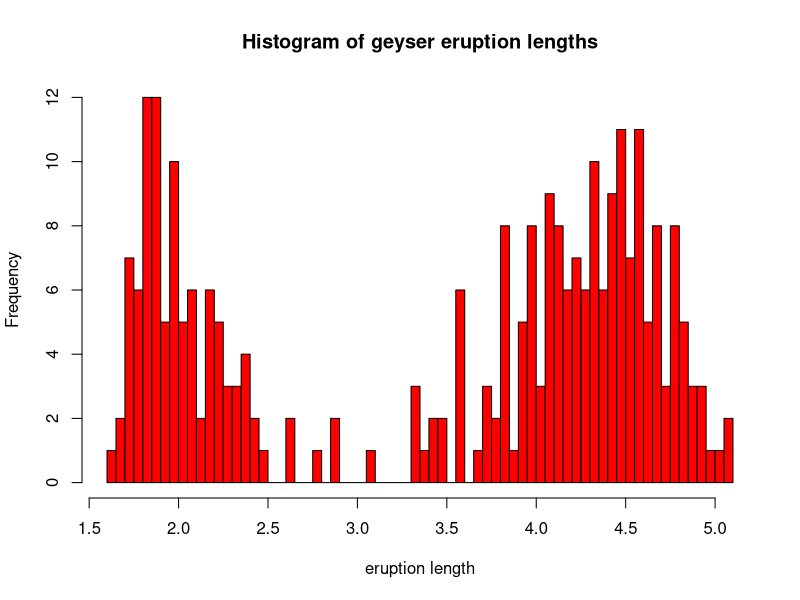
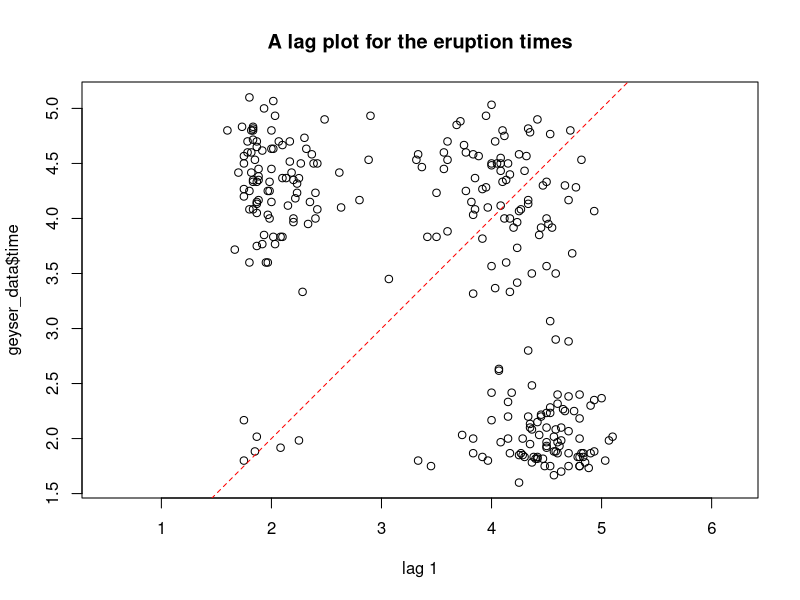
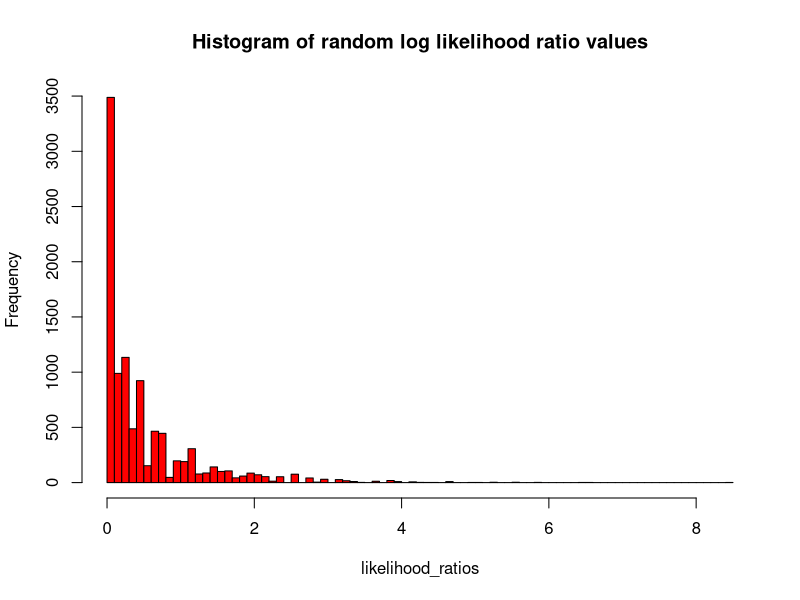
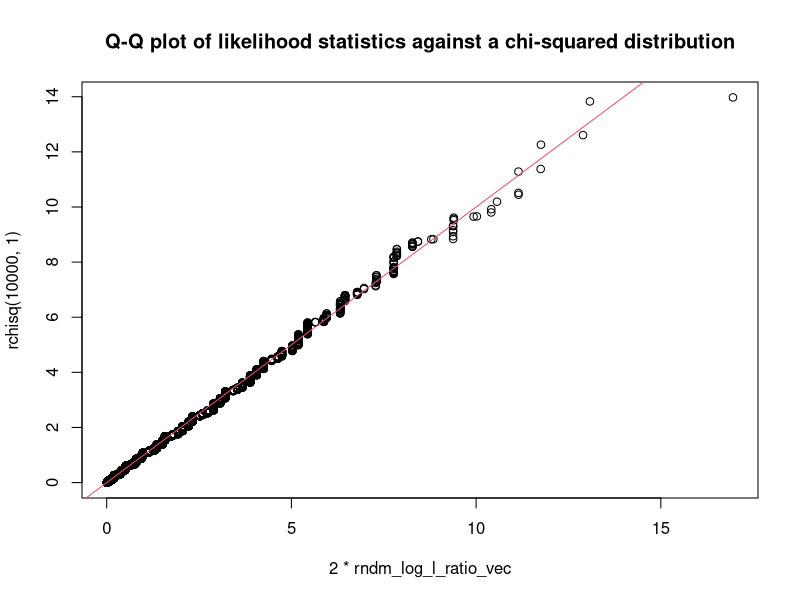
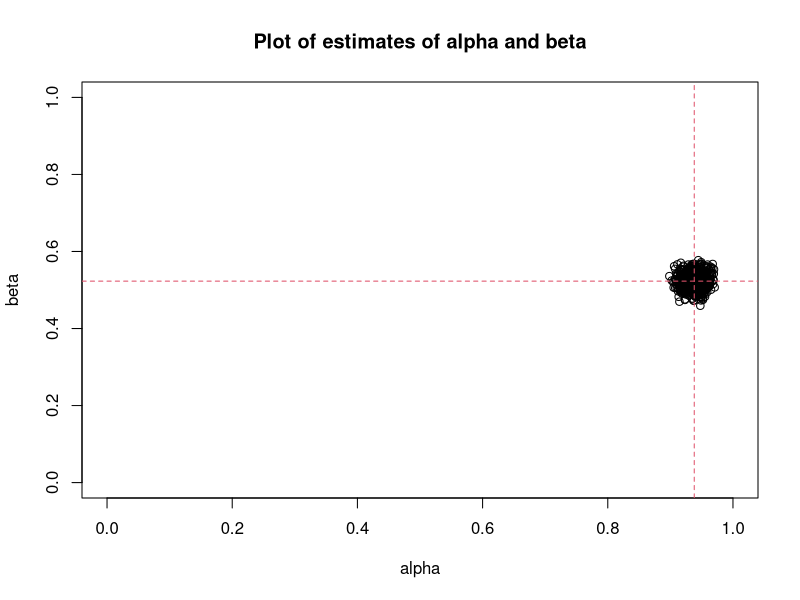
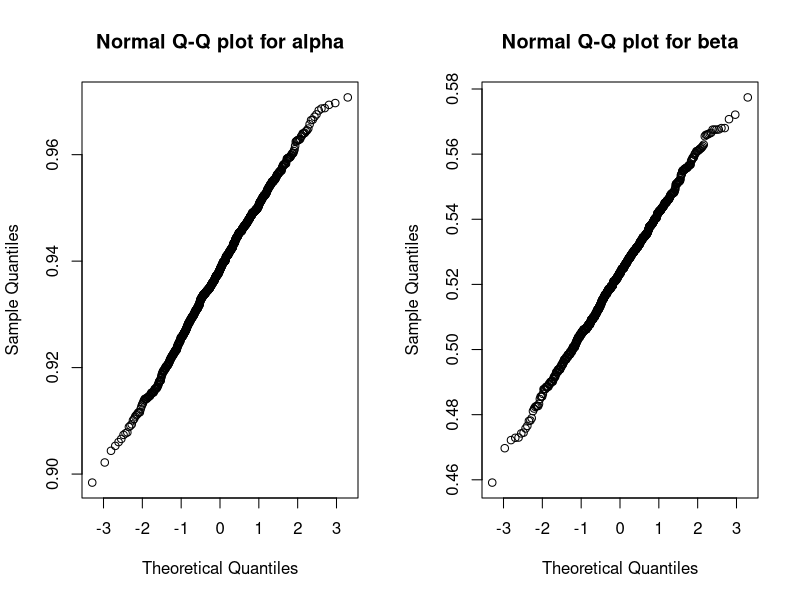
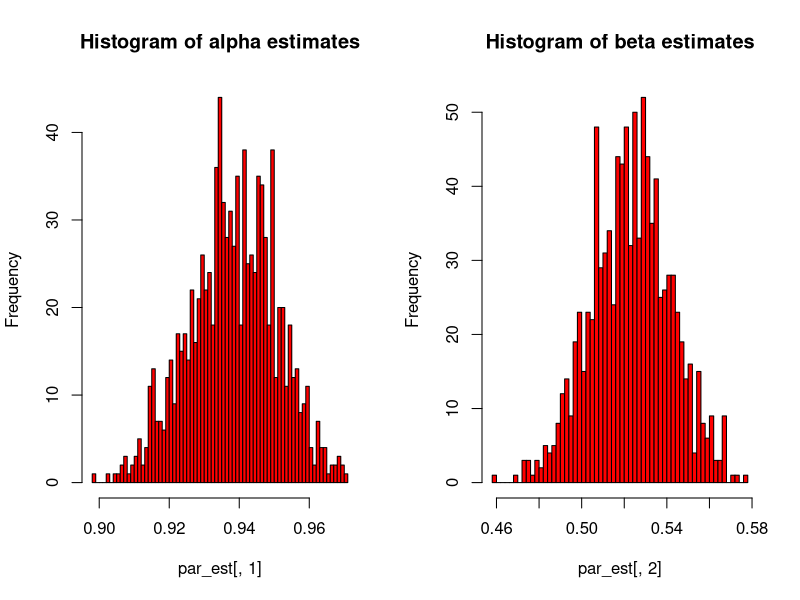
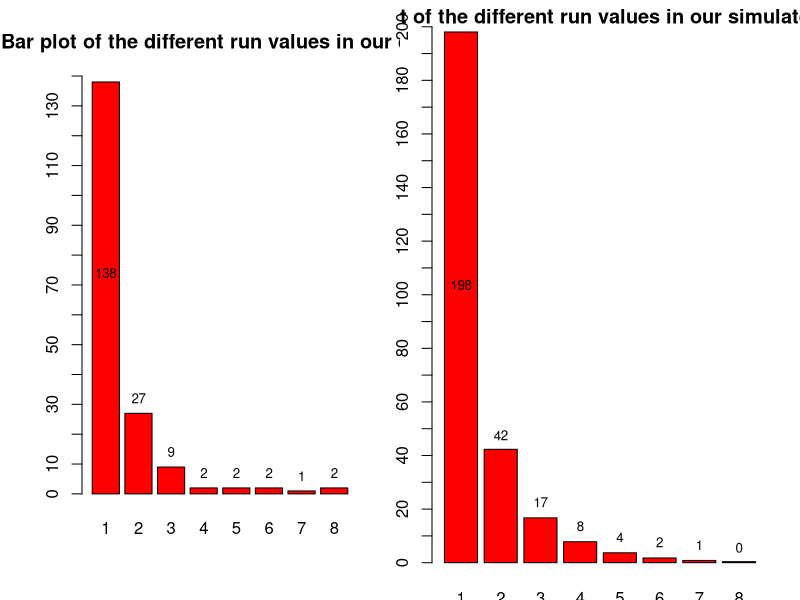

These charts were generated, in order, by the following R code:
## ---- chunk 1
library(formatR)
knitr::opts_chunk$set(echo = TRUE,tidy.opts = list(width.cutoff = 65), tidy = TRUE)
## ---- chunk 2
set.seed(42) #Set random seed so that results are reproducible
## ---- chunk 3
geyser_data=read.csv("geyser_data.csv",sep=",")
## ---- chunk 4

hist(geyser_data$time,main='Histogram of geyser eruption lengths',xlab='eruption length',breaks=50,col='red',border='black')

## ---- chunk 5
lag.plot( geyser_data$time, lags = 1,diag=TRUE,diag.col='red')
title(main='A lag plot for the eruption times')
## ---- chunk 6

num_erups=272 #This is the number of eruptions measured (i.e. number of rows in table)

geyser_lengths=c(geyser_data$time)

#create empty vector  of length 272 that we will then populate
state_vec <- integer(num_erups) 



for (i in seq(1,num_erups,1)){
  if (geyser_lengths[i]>3){
     state_vec[i]=1
     }
  
}

geyser_data$state = state_vec #create new column
## ---- chunk 7
one_prop=mean(state_vec)
zero_prop=1-one_prop

one_prop
zero_prop
## ---- chunk 8
#join the elements in the state vector into a string.
state_string= paste(c(geyser_data$state),collapse="")
library(stringr)

#counts the number of each transition
transitions_vec = c(str_count(state_string,paste0("(?=",c("11","10","01","00"),")"))) 

#records the data in a table
transitions_df=data.frame(row.names=c("(1,1)","(1,0)","(0,1)","(0,0)"), val=transitions_vec) 

transitions_df



## ---- chunk 9
state_vec_mean=mean(state_vec)
state_vec_mean
## ---- chunk 10
calc_ind_MLE_probs = function(state_vec_mean){
  # probabilities in the order (1,1), (1,0), (0,1), (0,0)
  MLE_probs=c(state_vec_mean*state_vec_mean,state_vec_mean*(1-state_vec_mean),(1-state_vec_mean)*state_vec_mean,
            (1-state_vec_mean)*(1-state_vec_mean))
  
  return(MLE_probs)
}



MLE_probs = calc_ind_MLE_probs(state_vec_mean)

MLE_probs
## ---- chunk 11
list_of_transitions= c('(1,1)','(1,0)','(0,1)','(0,0)')

general_probs= c(0)*4 #create empty vector that we can then assign values to.


for (i in c(1,2,3,4)){
  general_probs[i]= (transitions_vec[i]/(num_erups-1))
}
## ---- chunk 12
log_l_hood = function(prob_vec,transitions_vec){
  log_sum=0
  for (i in c(1,2,3,4)){
    log_sum = log_sum + (transitions_vec[i]*log(prob_vec[i],base=exp(1))) 
  }
  
  return(log_sum)
  
}
## ---- chunk 13
log_l_hood(general_probs,transitions_vec) - log_l_hood(MLE_probs,transitions_vec)
## ---- chunk 14

rndm_log_l_ratio_vec= c() #define empty vector

#now we take 1000 permutations of our vector of states
for (i in 1:10000){
  
  #permutation of the state vector
  rndm_state_vec=sample(state_vec)
  #concatenate vector into a string.
  rndm_state_string=paste(rndm_state_vec,collapse="") 
  #count the number of transitions.
  rndm_transitions_vec=c(str_count(rndm_state_string,paste0("(?=",c("11","10","01","00"),")"))) 

  
  rndm_general_probs= c(0)*4 #vector of zeros for the probabilities.
  for (i in c(1,2,3,4)){
    #calculate probabilities for the general multinomial model.
    rndm_general_probs[i]= (rndm_transitions_vec[i]/(num_erups-1)) 
  }
  
  #calculate MLE probabilities for our randomised vector.
  rndm_MLE_probs = calc_ind_MLE_probs(mean(rndm_state_vec))
  
  #calculate likelihood statistic
  rndm_log_l_ratio=log_l_hood(rndm_general_probs,rndm_transitions_vec) -        log_l_hood(rndm_MLE_probs,rndm_transitions_vec)
  
  #add it to the vector
  rndm_log_l_ratio_vec = c(rndm_log_l_ratio_vec,rndm_log_l_ratio)

}

#draw a histogram of the likelihood values to examine their distribution.
hist(rndm_log_l_ratio_vec,main='Histogram of random log likelihood ratio values',xlab='likelihood_ratios',breaks=100,col='red',border='black')
## ---- chunk 15
sorted_rndm_l_hood_vec=sort(rndm_log_l_ratio_vec)
lower_tail = sorted_rndm_l_hood_vec[10000*0.025]
upper_tail=sorted_rndm_l_hood_vec[10000*0.975]

lower_tail
upper_tail


## ---- chunk 16
qqplot(2*rndm_log_l_ratio_vec,rchisq(10000,1),
       main='Q-Q plot of likelihood statistics against a chi-squared distribution')
abline(0,1,col=2)
## ---- chunk 17
alpha = transitions_vec[3]/(transitions_vec[3] + transitions_vec[4])

beta=transitions_vec[2]/(transitions_vec[1] + transitions_vec[2])

alpha
beta
## ---- chunk 18
transitions_df=data.frame(row.names=c("(1,1)","(1,0)","(0,1)","(0,0)"), val=transitions_vec)

transition_matrix = matrix(c(1-alpha,alpha,beta,1-beta),ncol=2,byrow=TRUE) #create matrix

#To make code easier when indexing etc., I will let the states be 1 and 2 instead of 0 and 1.

colnames(transition_matrix) = c(1,2)
rownames(transition_matrix) = c(1,2)

#two_state_transition_table=as.table(transition_matrix) 
transition_matrix
## ---- chunk 19
markov_steps = function(N,t_matrix){
  
  #blank vector that we will assign values to
  x=vector(length=N) 
  
  #get size of state space from transition matrix.
  n_states=nrow(t_matrix)
  
  #we sample the initial state uniformly from the state space
  x[1]=sample(x=n_states,size=1) 
  
  
  for (i in 2:N ){
    #Get appropriate row of transition matrix:
    x[i] = sample(x=n_states,size=1,prob=t_matrix[x[i-1],])
  
  }
  
  return(x)
}
## ---- chunk 20
markov_steps(100,transition_matrix)
## ---- chunk 21
ml_est=function(markov_sample){
  #concatenate markov chain to a string
  state_string=paste(markov_sample,collapse="") 
  #count the number of each transitions
  transition_counts=str_count(state_string,paste0("(?=",c("22","21","12","11"),")"))
  alpha=transition_counts[3]/(transition_counts[3]+transition_counts[4])
  beta=transition_counts[2]/(transition_counts[2]+transition_counts[1])
  return(c(alpha,beta))
}
## ---- chunk 22
#Our alpha and beta derived from the data
ml_est(markov_steps(1000,transition_matrix))
## ---- chunk 23
N=1000 #number of steps in markov chains
n_sample=1000 #how many markov chains we will simulate.
par_est=matrix(nrow=n_sample,ncol=2)
for( i in 1:n_sample){
  chain=markov_steps(N,transition_matrix)
  par_est[i,]=ml_est(chain)
}

## ---- chunk 24
plot(par_est,xlim=c(0,1),ylim=c(0,1),xlab='alpha',ylab='beta',main='Plot of estimates of alpha and beta')
abline(v=alpha,col=2,lty=2)
abline(h=beta,col=2,lty=2)
## ---- chunk 25
par(mfrow=c(1,2))
qqnorm(par_est[,1],main='Normal Q-Q plot for alpha')
qqnorm(par_est[,2],main='Normal Q-Q plot for beta')
## ---- chunk 26
par(mfrow=c(1,2))
hist(par_est[,1],breaks=75,col='red',border='black',main='Histogram of alpha estimates')
hist(par_est[,2],breaks=75,col='red',border='black',main='Histogram of beta estimates')
## ---- chunk 27
cor.test(par_est[,1],par_est[,2])
## ---- chunk 28
calc_run_lengths = function(markov_chain){
  run_lengths=c()
  current_index=2
  prev_index=1
  current_run_length=1
  for (i in 1:(length(markov_chain)-1)){
    
    if(markov_chain[i+1]==markov_chain[i]){
      current_run_length=current_run_length+1
    }else{
      run_lengths=c(run_lengths,current_run_length)
      current_run_length=1
    }
    
  }
  run_lengths=c(run_lengths,current_run_length)
  
  return(run_lengths)

}


## ---- chunk 29
run_lengths=rle(state_vec)
run_lengths
## ---- chunk 30
rle_lengths=run_lengths$lengths
rle_values=run_lengths$values

#Plot the bar chart
b_plot=barplot(table(rle_lengths),col='red',yaxp=c(0,140,14),main='Bar plot of the different run values in our data') 

#set the margins for the plot
par(mar=c(1.5,1.5,1.5,1.5)+.1)

#Set the labels for the bars
text(x = b_plot, y =table(rle_lengths)-c(69,0,0,0,0,0,0,0), label = table(rle_lengths), pos = 3, cex = 0.8, col = "black")
## ---- chunk 31
estimate_run_probs = function(rle_lengths){
  max_length=max(rle_lengths) #highest run length
  
  #create empty vector for the probabilities
  rle_prob_vec=vector(length=max_length) 
  num_rle_lengths=length(rle_lengths) #number of run lengths in the data
  for (i in 1:max_length){
    #find the proportion of run lengths that are a specific value
    rle_prob_vec[i]= sum(rle_lengths == i)/num_rle_lengths 
  }
  return(rle_prob_vec)
}
## ---- chunk 32
original_data_probs=estimate_run_probs(rle_lengths)
data.frame(row.names=seq(1,max(rle_lengths)), val=original_data_probs)
## ---- chunk 33
N=272
n_sample=1000
#matrix which will contain the estimates for each of our samples.

rle_par_est=matrix(nrow=n_sample,ncol=8) 

for( i in 1:n_sample){
  rle_probs_to_add=c(0)*8 #create empty vector of 0's
  chain=markov_steps(N,transition_matrix)#simulate chain
  rle_chain=rle(chain)#get run length encoding of chain
  rle_chain_lengths=rle(chain)$lengths #vector of run lengths
  #get run probability estimates
  rle_chain_probs=estimate_run_probs(rle_chain_lengths) 
  rle_probs_length=length(rle_chain_probs)
  
  if (rle_probs_length<8){
    #if the max run length in our chain is less than 8, we pad our 
    #vector of probabilities with 0's so it contains 8 elements.
    rle_chain_probs=c(rle_chain_probs,c(replicate(8-rle_probs_length,0)))
  }else{
    #if the max run length in our chain is more than (or equal to) 8, we just take
    #the first eight values.
    rle_chain_probs=head(rle_chain_probs,8)
  }
  rle_par_est[i,]=rle_chain_probs #add estimates to our matrix
  
}


## ---- chunk 34
#bar plot
b_plot=barplot(colMeans(rle_par_est)*272,col='red',names.arg=c(1,2,3,4,5,6,7,8),yaxp=c(0,200,20),
               main='Bar plot of the different run values in our simulated data') 

#set the margins for the plot
par(mar=c(1.5,1.5,1.5,1.5)+.1)

#Set the labels for the bars
text(x = b_plot, y =round(colMeans(rle_par_est)*272)-c(100,0,0,0,0,0,0,0), round(colMeans(rle_par_est)*272), pos = 3, cex = 0.8, col = "black")


## ---- chunk 35
par(mfrow=c(2,4))


for( i in 1:8){
  #create boxplot
  boxplot(rle_par_est[,i],main=paste('length',i,sep='='),ylab='Probability')  
  
  points(original_data_probs[i],col='red') #probability in actual data 
  points(mean(rle_par_est[,i]),col='green') #mean probability in simulated chains
  
}
## ---- chunk 36
sd_probs=vector(length=8)#empty vector for standard deviations
for (i in 1:8){
  sd_probs[i]=sd(rle_par_est[,i])
}

sd_probs
## ---- chunk 37
par(mfrow=c(2,4))
for( i in 1:8){
  #plot qqnorms for each run length 
  qqnorm(rle_par_est[,i],main=paste('length',i,sep='=')) 
}
